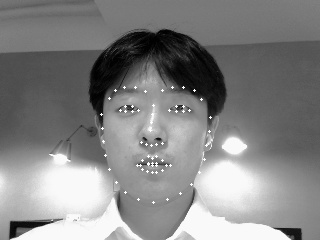
#> input picture dataset/test1/test0.jpg, 320 x 240 px, found by its file name
$ python Bfmatcher.py
#> lines starting #> are read from the running program, lines starting #| are printed output that depends on the picture
import cv2
import os
import numpy as np
# 이미지 불러오기
count=0
while(count<10):
    img1 = cv2.imread(f'testdata/test1/test0.jpg')
#> img1 is the input picture: shape (240, 320, 3); min 0, max 255, mean 131.8
    img2 = cv2.imread(f'testdata/test2/test{count}.jpg')
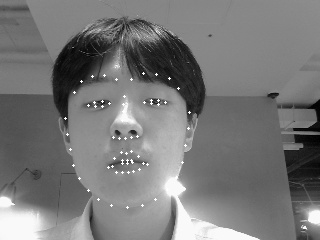
#> input picture testdata/test2/test0.jpg, 320 x 240 px
#> img2 is the input picture: shape (240, 320, 3); min 0, max 255, mean 119.7
    file_path1=f"land0.txt"
    file_path2=f"testdata/test2/land{count}.txt"
    image_path=f"testdata/test3/land{count}.jpg"

    maxlandx=-1
    minlandx=350
    maxlandy=-1
    minlandy=250
    # SIFT 특징점 추출기 생성

    # 각 이미지에서 특징점 검출 및 디스크립터 계산

    # Brute-Force Matcher 객체 생성

    # 특징점 매

    # 좋은 매칭 필터링


    # 매칭된 특징점 선으로 연결

    # 이미지를 가로로 붙이기
    h1, w1 = img1.shape[:2]
#> h1 = 240; w1 = 320
    h2, w2 = img2.shape[:2]
#> h2 = 240; w2 = 320
    result = cv2.hconcat([img1, img2])
    land1=[]
    land2=[]
    if os.path.exists(file_path1):
            with open(file_path1, 'r') as file1:
#> (reads land0.txt from the repository)
                lines1 = file1.readlines()
            for line1 in lines1:
                land1.append((int(line1.split(" ")[0]),int(line1.split(" ")[1])))
    if os.path.exists(file_path2):
            with open(file_path2, 'r') as file2:
                lines2 = file2.readlines()
            for line2 in lines2:
                land2.append((int(line2.split(" ")[0]),int(line2.split(" ")[1])))
    """
    print(land1)
    print("")
    print(land2)
    """

    for i in range(68):

        # 두 점 사이에 선 그리기
        pt1 = (int(land1[i][0]), int(land1[i][1]))
        maxlandx=max(maxlandx,pt1[0])
        minlandx=min(minlandx,pt1[0])
        maxlandy=max(maxlandy,pt1[1])
        minlandy=min(minlandy,pt1[1])
        pt2 = (int(land2[i][0]) + 320, int(land2[i][1]))
        cv2.line(result, pt1, pt2, (0, 255, 0), 1)
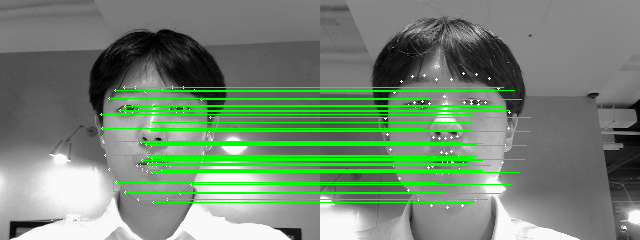
#> result: shape (240, 640, 3); mean B, G, R 114.7, 136, 114.7
    numland1 = np.array(land1, dtype=np.float32)
    numland2 = np.array(land2, dtype=np.float32)

    retval, mask = cv2.findHomography(numland1, numland2, cv2.RANSAC)
#> retval = [[1, 1.74e-16, -7.75e-14], [2.43e-16, 1, -1.42e-13], [1.62e-18, 1.43e-18, 1]]; mask = 68 values from 1 to 1
    h, w = 240,320
    #print(f"max : {maxlandx}, may : {maxlandy}, mix : {minlandx}, miy : {minlandy}")
    H_inv =  np.linalg.inv(retval)
#> H_inv = [[1, -1.74e-16, 7.75e-14], [-2.43e-16, 1, 1.42e-13], [-1.62e-18, -1.43e-18, 1]]
    img4 = cv2.warpPerspective(img2, H_inv, (w, h))
    numland3 = cv2.warpPerspective(numland2, H_inv, (w, h))
    img5 = img1[87:202,101:210]
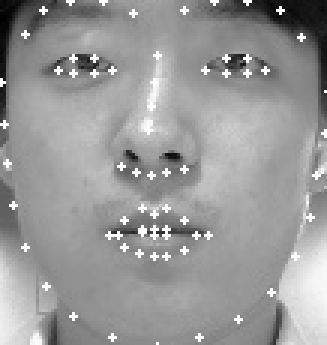
#> img5: shape (115, 109, 3) (shown 3 times larger); min 0, max 255, mean 152.5
    img6 = img4[87:202,101:210]
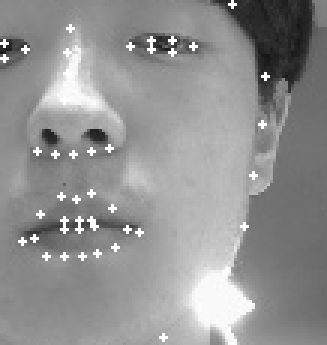
#> img6: shape (115, 109, 3) (shown 3 times larger); min 21, max 255, mean 145.7

    result1 = cv2.hconcat([img1,img4])
    result2 = cv2.hconcat([img2,img4])
    result3 = cv2.hconcat([img5,img6])
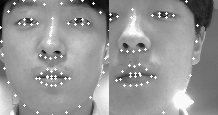
#> result3: shape (115, 218, 3); min 0, max 255, mean 149.1

    #cv2.imshow('res1', result1)
    #cv2.imshow('res', img2)
    resultresult = cv2.vconcat([result1,result2])
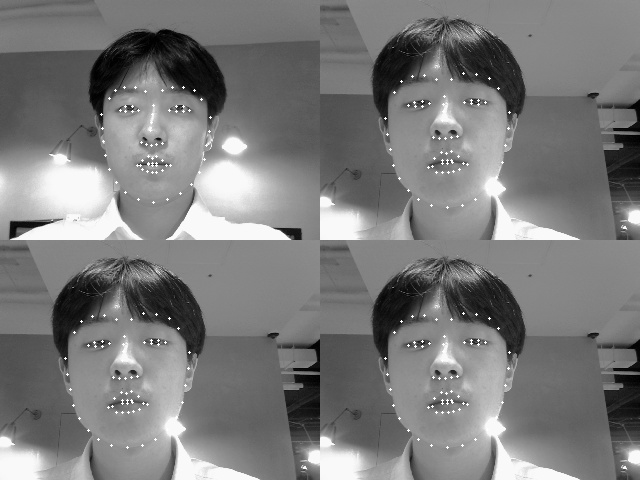
#> resultresult: shape (480, 640, 3); min 0, max 255, mean 122.7
    #cv2.imshow('res4', result3)

    #cv2.imshow('res3', resultresult)
    face_img_resized = cv2.resize(img6, (224, 224))
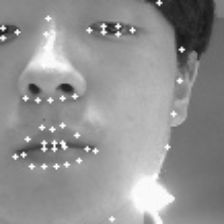
#> face_img_resized: shape (224, 224, 3); min 21, max 255, mean 145.6

    cv2.imwrite(image_path, face_img_resized)

    cv2.waitKey(0)
    cv2.destroyAllWindows()
    count+=1
